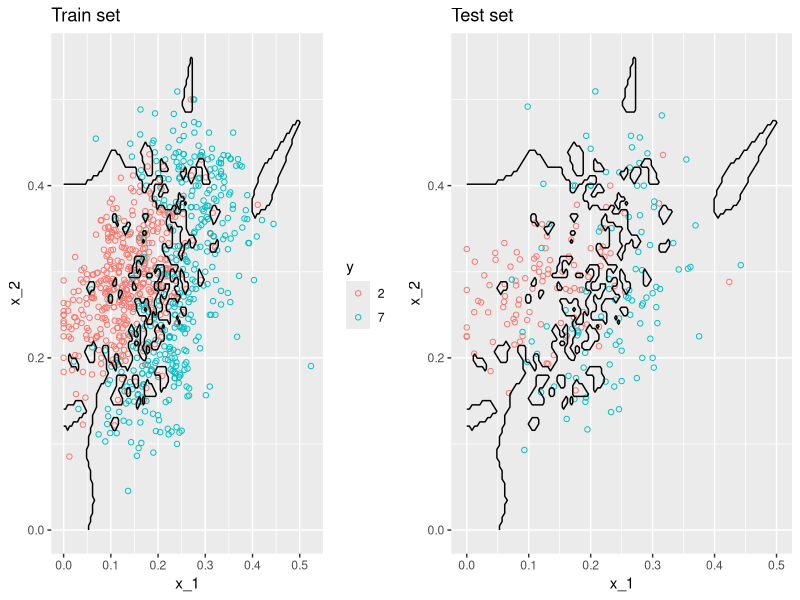
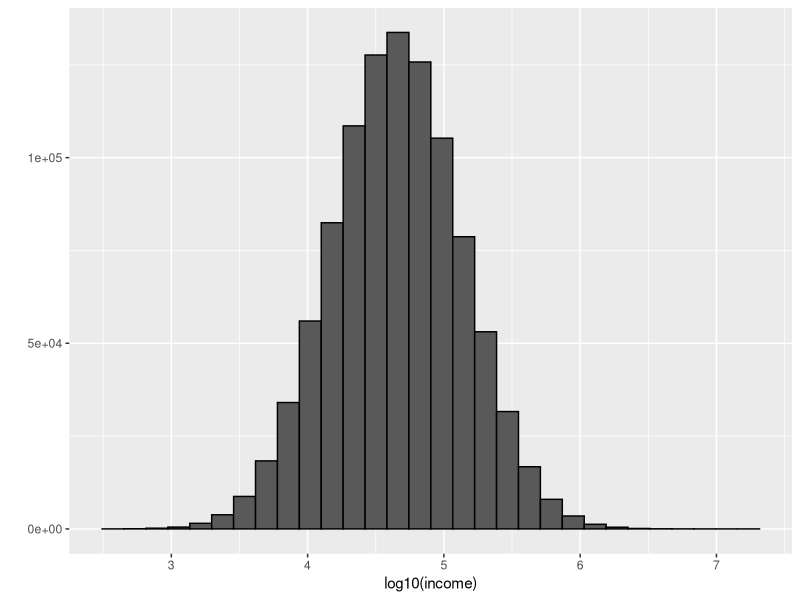

These charts were generated, in order, by the following R code:
#### Environment ####
library(tidyverse)
library(dslabs)
library(caret)
library(gridExtra)

getwd()
setwd("/Users/mac/Documents/R_Notes/ML")

data("mnist_27")

#####

#### k-nearest neighbours ####
# first define distrance between all observations
# for (x1, x2), consider k-nearest poionts, take their average (0 and 1), 
# this is the estimate for conditional probability at (x1, x2)

knn_fit <- knn3(y ~ ., data = mnist_27$train,
                k = 5)
# . means we use all predictors available in the data set 
# k = 5: 5 nearest points 
y_hat_knn <- predict(knn_fit, mnist_27$test, type = "class") 
# type = "class"
# without specification, predict produces probability for each class
# with specification, predict directly gives factor results
confusionMatrix(y_hat_knn, mnist_27$test$y)$overall["Accuracy"]



# Over-training 
# worst at k = 1
# also reasons why performance in train-set is better than in test-set

knn_fit_1 <- knn3(y ~ ., data = mnist_27$train, k = 1)

p1 <- mnist_27$true_p %>% 
  mutate(knn = predict(knn_fit_1, newdata = .)[,2]) %>%
  ggplot() +
  geom_point(data = mnist_27$train, 
             aes(x_1, x_2, color= y), pch=21) +
  scale_fill_gradientn(colors=c("#F8766D", "white", "#00BFC4")) +
  stat_contour(aes(x_1, x_2, z = knn), 
               breaks=c(0.5), color="black") +
  ggtitle("Train set")

p2 <- mnist_27$true_p %>% 
  mutate(knn = predict(knn_fit_1, newdata = .)[,2]) %>%
  ggplot() +
  geom_point(data = mnist_27$test, 
             aes(x_1, x_2, color= y), 
             pch=21, show.legend = FALSE) +
  scale_fill_gradientn(colors=c("#F8766D", "white", "#00BFC4")) +
  stat_contour(aes(x_1, x_2, z = knn), 
               breaks=c(0.5), color="black") +
  ggtitle("Test set")
grid.arrange(p1, p2, nrow=1)
# 可以看到prediction基本是刚刚勾出了train set里2的轮廓
# 这在test set就不行了



# Over-smoothing 
# getting worse when k getting larger (less flexibility)
# e.g. k = 401: Similar to linear regression 



#####

#### Ex k-nearest ####

# 1
set.seed(1)
test_index <- createDataPartition(heights$sex, times = 1,
                                  p = 0.5, list = F)
test_set <- heights[test_index,]
train_set <- heights[-test_index,]

k <- seq(1, 101, 3)
Rikako <- function(n){
  fit <- knn3(sex ~., data = train_set, k = n)
  y_hat <- predict(fit, test_set, type = "class") %>%
    factor(levels = levels(test_set$sex))
  F_meas(data = y_hat, reference = factor(test_set$sex))
}
set.seed(1)
F_1 <- sapply(k, Rikako)

max(F_1)
k[which.max(F_1)]



# 2
data("tissue_gene_expression")

set.seed(1)
test_index <- createDataPartition(tissue_gene_expression$y, times = 1,
                                  p = 0.5, list = F)
test_set <- data.frame(x = tissue_gene_expression$x[test_index,],
                       y = tissue_gene_expression$y[test_index])
train_set <- data.frame(x = tissue_gene_expression$x[-test_index,],
                       y = tissue_gene_expression$y[-test_index])

k <- seq(1, 11, 2)
Mari <- function(k){
  fit <- knn3(y ~., data = train_set, k = k)
  y_hat <- predict(fit, test_set, type = "class") %>%
    factor(levels = levels(test_set$y))
  confusionMatrix(y_hat, test_set$y)$overall["Accuracy"]
}
set.seed(1)
accuracy <- sapply(k, Mari)

accuracy

#####

#### k-fold cross validation ####
# We first split the data into train set and test set 

# 0. fix the parameters
# 1. split the train set into k non-overlapping sets 
# 2. for the i-th split, there is a a validation set, and the remaining
# fit the model on the remaining, and get sample MSE on validation set
# 3. repeat the process, we get k sample MSEs
# 4. take the average of these sample MSEs, and consider it as true MSE

# Hence for this set of parameters, we get their MSE
# Find parameters minimise the MSE, and we are done 

#####

#### Example for Bootstrap ####
set.seed(1995)
n <- 10^6
income <- 10^(rnorm(n, log10(45000), log10(3)))
qplot(log10(income), bins = 30, color = I("black"))
# suppose this is our population 

# we get a N = 100 sample from the population 
# and we want to estimate the population median 
N <- 100
X <- sample(income, N) 
median(X)
# we find the estimate is quite different from true population median
m <- median(income) 
m

# Here comes bootstrap
# 1. treat out dataset X (size N=100) as if it is the population 
# 2. sample with replacement from dataset X, of the same sample size (N)
# 3. compute the summary statistic on these bootstrap samples 
# By theory: distribution of statistics obtained this way 
# approximate the distribution of the actual population 
B <- 10^4
M_star <- replicate(B, {
  X_star <- sample(X, N, replace = TRUE)
  median(X_star) 
})
quantile(M_star, c(0.025, 0.975))


# Takeaway:
# We can use similar ideas in cross validation:
# Instead of dividing the data into equal partitions (as in k-fold)
# We simply bootstrap many times

#####

#### Ex Bootstrap ####
data("mnist_27")

set.seed(1995)
indexes <- createResample(mnist_27$train$y, 10)

# 1
count <- as.data.frame(table(indexes[1]))
count[1:7,]

# 2
n <- seq(1,10,1)
p <- sapply(n, function(n){
  sum(indexes[[n]] == 3)
})
sum(p)

# 4
set.seed(1)
y <- rnorm(100,0,1)
quantile(y, probs = 0.75)


set.seed(1)
B <- 10^4
Q_star <- replicate(B, {
  y_star <- sample(y, 100, replace = TRUE)
  quantile(y_star, probs = 0.75) 
})
mean(Q_star)
sd(Q_star)
#####
